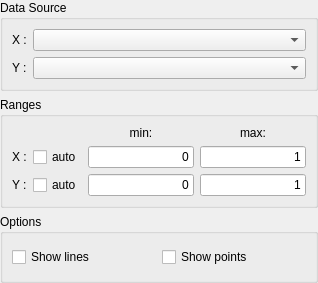
<ui version="4.0" >
 <class>WidgetConfigureGraph</class>
 <widget class="QWidget" name="WidgetConfigureGraph" >
  <property name="geometry" >
   <rect>
    <x>0</x>
    <y>0</y>
    <width>318</width>
    <height>283</height>
   </rect>
  </property>
  <property name="windowTitle" >
   <string>Form</string>
  </property>
  <layout class="QVBoxLayout" >
   <property name="leftMargin" >
    <number>0</number>
   </property>
   <property name="topMargin" >
    <number>0</number>
   </property>
   <property name="rightMargin" >
    <number>0</number>
   </property>
   <property name="bottomMargin" >
    <number>0</number>
   </property>
   <item>
    <widget class="QGroupBox" name="groupBox" >
     <property name="title" >
      <string>Data Source</string>
     </property>
     <layout class="QGridLayout" >
      <item row="0" column="0" >
       <widget class="QLabel" name="label" >
        <property name="text" >
         <string>X :</string>
        </property>
       </widget>
      </item>
      <item row="0" column="1" >
       <widget class="DataSourceWidget" name="dataSourceX" >
        <property name="sizePolicy" >
         <sizepolicy vsizetype="Fixed" hsizetype="Preferred" >
          <horstretch>1</horstretch>
          <verstretch>0</verstretch>
         </sizepolicy>
        </property>
       </widget>
      </item>
      <item row="1" column="0" >
       <widget class="QLabel" name="label_2" >
        <property name="text" >
         <string>Y :</string>
        </property>
       </widget>
      </item>
      <item row="1" column="1" >
       <widget class="DataSourceWidget" name="dataSourceY" >
        <property name="sizePolicy" >
         <sizepolicy vsizetype="Fixed" hsizetype="Preferred" >
          <horstretch>1</horstretch>
          <verstretch>0</verstretch>
         </sizepolicy>
        </property>
       </widget>
      </item>
     </layout>
    </widget>
   </item>
   <item>
    <widget class="QGroupBox" name="groupBox_2" >
     <property name="title" >
      <string>Ranges</string>
     </property>
     <layout class="QGridLayout" >
      <item row="0" column="2" >
       <widget class="QLabel" name="label_5" >
        <property name="sizePolicy" >
         <sizepolicy vsizetype="Fixed" hsizetype="Preferred" >
          <horstretch>0</horstretch>
          <verstretch>0</verstretch>
         </sizepolicy>
        </property>
        <property name="text" >
         <string>min:</string>
        </property>
        <property name="alignment" >
         <set>Qt::AlignCenter</set>
        </property>
       </widget>
      </item>
      <item row="0" column="3" >
       <widget class="QLabel" name="label_6" >
        <property name="sizePolicy" >
         <sizepolicy vsizetype="Fixed" hsizetype="Preferred" >
          <horstretch>0</horstretch>
          <verstretch>0</verstretch>
         </sizepolicy>
        </property>
        <property name="text" >
         <string>max:</string>
        </property>
        <property name="alignment" >
         <set>Qt::AlignCenter</set>
        </property>
       </widget>
      </item>
      <item row="1" column="0" >
       <widget class="QLabel" name="label_3" >
        <property name="text" >
         <string>X :</string>
        </property>
       </widget>
      </item>
      <item row="1" column="1" >
       <widget class="QCheckBox" name="checkBoxAutoX" >
        <property name="sizePolicy" >
         <sizepolicy vsizetype="Fixed" hsizetype="Minimum" >
          <horstretch>0</horstretch>
          <verstretch>0</verstretch>
         </sizepolicy>
        </property>
        <property name="text" >
         <string>auto</string>
        </property>
       </widget>
      </item>
      <item row="1" column="2" >
       <widget class="QLineEdit" name="lineEditMinX" >
        <property name="sizePolicy" >
         <sizepolicy vsizetype="Fixed" hsizetype="Expanding" >
          <horstretch>1</horstretch>
          <verstretch>0</verstretch>
         </sizepolicy>
        </property>
        <property name="text" >
         <string>0</string>
        </property>
        <property name="alignment" >
         <set>Qt::AlignRight|Qt::AlignTrailing|Qt::AlignVCenter</set>
        </property>
       </widget>
      </item>
      <item row="1" column="3" >
       <widget class="QLineEdit" name="lineEditMaxX" >
        <property name="sizePolicy" >
         <sizepolicy vsizetype="Fixed" hsizetype="Expanding" >
          <horstretch>1</horstretch>
          <verstretch>0</verstretch>
         </sizepolicy>
        </property>
        <property name="text" >
         <string>1</string>
        </property>
        <property name="alignment" >
         <set>Qt::AlignRight|Qt::AlignTrailing|Qt::AlignVCenter</set>
        </property>
       </widget>
      </item>
      <item row="2" column="0" >
       <widget class="QLabel" name="label_4" >
        <property name="text" >
         <string>Y :</string>
        </property>
       </widget>
      </item>
      <item row="2" column="1" >
       <widget class="QCheckBox" name="checkBoxAutoY" >
        <property name="sizePolicy" >
         <sizepolicy vsizetype="Fixed" hsizetype="Minimum" >
          <horstretch>0</horstretch>
          <verstretch>0</verstretch>
         </sizepolicy>
        </property>
        <property name="text" >
         <string>auto</string>
        </property>
       </widget>
      </item>
      <item row="2" column="2" >
       <widget class="QLineEdit" name="lineEditMinY" >
        <property name="sizePolicy" >
         <sizepolicy vsizetype="Fixed" hsizetype="Expanding" >
          <horstretch>1</horstretch>
          <verstretch>0</verstretch>
         </sizepolicy>
        </property>
        <property name="text" >
         <string>0</string>
        </property>
        <property name="alignment" >
         <set>Qt::AlignRight|Qt::AlignTrailing|Qt::AlignVCenter</set>
        </property>
       </widget>
      </item>
      <item row="2" column="3" >
       <widget class="QLineEdit" name="lineEditMaxY" >
        <property name="sizePolicy" >
         <sizepolicy vsizetype="Fixed" hsizetype="Expanding" >
          <horstretch>1</horstretch>
          <verstretch>0</verstretch>
         </sizepolicy>
        </property>
        <property name="text" >
         <string>1</string>
        </property>
        <property name="alignment" >
         <set>Qt::AlignRight|Qt::AlignTrailing|Qt::AlignVCenter</set>
        </property>
       </widget>
      </item>
     </layout>
    </widget>
   </item>
   <item>
    <widget class="QGroupBox" name="groupBox_3" >
     <property name="title" >
      <string>Options</string>
     </property>
     <layout class="QHBoxLayout" >
      <item>
       <widget class="QCheckBox" name="checkBoxShowLines" >
        <property name="text" >
         <string>Show lines</string>
        </property>
       </widget>
      </item>
      <item>
       <widget class="QCheckBox" name="checkBoxShowPoints" >
        <property name="text" >
         <string>Show points</string>
        </property>
       </widget>
      </item>
     </layout>
    </widget>
   </item>
  </layout>
 </widget>
 <customwidgets>
  <customwidget>
   <class>DataSourceWidget</class>
   <extends>QComboBox</extends>
   <header location="global" >toolgraphics.h</header>
  </customwidget>
 </customwidgets>
 <tabstops>
  <tabstop>dataSourceX</tabstop>
  <tabstop>dataSourceY</tabstop>
  <tabstop>checkBoxAutoX</tabstop>
  <tabstop>lineEditMinX</tabstop>
  <tabstop>lineEditMaxX</tabstop>
  <tabstop>checkBoxAutoY</tabstop>
  <tabstop>lineEditMinY</tabstop>
  <tabstop>lineEditMaxY</tabstop>
 </tabstops>
 <resources/>
 <connections>
  <connection>
   <sender>checkBoxAutoX</sender>
   <signal>toggled(bool)</signal>
   <receiver>lineEditMinX</receiver>
   <slot>setDisabled(bool)</slot>
   <hints>
    <hint type="sourcelabel" >
     <x>82</x>
     <y>168</y>
    </hint>
    <hint type="destinationlabel" >
     <x>122</x>
     <y>170</y>
    </hint>
   </hints>
  </connection>
  <connection>
   <sender>checkBoxAutoX</sender>
   <signal>toggled(bool)</signal>
   <receiver>lineEditMaxX</receiver>
   <slot>setDisabled(bool)</slot>
   <hints>
    <hint type="sourcelabel" >
     <x>97</x>
     <y>171</y>
    </hint>
    <hint type="destinationlabel" >
     <x>252</x>
     <y>168</y>
    </hint>
   </hints>
  </connection>
  <connection>
   <sender>checkBoxAutoY</sender>
   <signal>toggled(bool)</signal>
   <receiver>lineEditMinY</receiver>
   <slot>setDisabled(bool)</slot>
   <hints>
    <hint type="sourcelabel" >
     <x>97</x>
     <y>198</y>
    </hint>
    <hint type="destinationlabel" >
     <x>115</x>
     <y>198</y>
    </hint>
   </hints>
  </connection>
  <connection>
   <sender>checkBoxAutoY</sender>
   <signal>toggled(bool)</signal>
   <receiver>lineEditMaxY</receiver>
   <slot>setDisabled(bool)</slot>
   <hints>
    <hint type="sourcelabel" >
     <x>76</x>
     <y>201</y>
    </hint>
    <hint type="destinationlabel" >
     <x>256</x>
     <y>204</y>
    </hint>
   </hints>
  </connection>
 </connections>
</ui>
